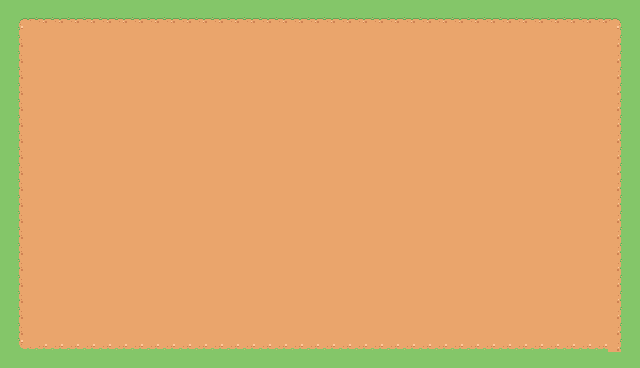

A 2D game scene composited from a Tiled map and its tileset images. What follows is a short description and the map's XML, with every tile layer's data as written:
An orthogonal 40x23 tile map with 16x16 px tiles, 1 tile layer (Tile Layer 1), 2 tilesets.

<map version="1.10" tiledversion="1.10.2" orientation="orthogonal" renderorder="right-down" width="40" height="23" tilewidth="16" tileheight="16" infinite="0" nextlayerid="2" nextobjectid="1">
 <tileset firstgid="1" source="MedievalTD.tsx" />
 <tileset firstgid="133" source="MedievalTD.tsx" />
 <layer id="1" name="Tile Layer 1" width="40" height="23">
  <data encoding="csv">
133,133,133,133,133,133,133,133,133,133,133,133,133,133,133,133,133,133,133,133,133,133,133,133,133,133,133,133,133,133,133,133,133,133,133,133,133,133,133,133,
133,145,146,146,146,146,146,146,146,146,146,146,146,146,146,146,146,146,146,146,146,146,146,146,146,146,146,146,146,146,146,146,146,146,146,146,146,146,147,133,
133,157,158,158,158,158,158,158,158,158,158,158,158,158,158,158,158,158,158,158,158,158,158,158,158,158,158,158,158,158,158,158,158,158,158,158,158,158,159,133,
133,157,158,158,158,158,158,158,158,158,158,158,158,158,158,158,158,158,158,158,158,158,158,158,158,158,158,158,158,158,158,158,158,158,158,158,158,158,159,133,
133,157,158,158,158,158,158,158,158,158,158,158,158,158,158,158,158,158,158,158,158,158,158,158,158,158,158,158,158,158,158,158,158,158,158,158,158,158,159,133,
133,157,158,158,158,158,158,158,158,158,158,158,158,158,158,158,158,158,158,158,158,158,158,158,158,158,158,158,158,158,158,158,158,158,158,158,158,158,159,133,
133,157,158,158,158,158,158,158,158,158,158,158,158,158,158,158,158,158,158,158,158,158,158,158,158,158,158,158,158,158,158,158,158,158,158,158,158,158,159,133,
133,157,158,158,158,158,158,158,158,158,158,158,158,158,158,158,158,158,158,158,158,158,158,158,158,158,158,158,158,158,158,158,158,158,158,158,158,158,159,133,
133,157,158,158,158,158,158,158,158,158,158,158,158,158,158,158,158,158,158,158,158,158,158,158,158,158,158,158,158,158,158,158,158,158,158,158,158,158,159,133,
133,157,158,158,158,158,158,158,158,158,158,158,158,158,158,158,158,158,158,158,158,158,158,158,158,158,158,158,158,158,158,158,158,158,158,158,158,158,159,133,
133,157,158,158,158,158,158,158,158,158,158,158,158,158,158,158,158,158,158,158,158,158,158,158,158,158,158,158,158,158,158,158,158,158,158,158,158,158,159,133,
133,157,158,158,158,158,158,158,158,158,158,158,158,158,158,158,158,158,158,158,158,158,158,158,158,158,158,158,158,158,158,158,158,158,158,158,158,158,159,133,
133,157,158,158,158,158,158,158,158,158,158,158,158,158,158,158,158,158,158,158,158,158,158,158,158,158,158,158,158,158,158,158,158,158,158,158,158,158,159,133,
133,157,158,158,158,158,158,158,158,158,158,158,158,158,158,158,158,158,158,158,158,158,158,158,158,158,158,158,158,158,158,158,158,158,158,158,158,158,159,133,
133,157,158,158,158,158,158,158,158,158,158,158,158,158,158,158,158,158,158,158,158,158,158,158,158,158,158,158,158,158,158,158,158,158,158,158,158,158,159,133,
133,157,158,158,158,158,158,158,158,158,158,158,158,158,158,158,158,158,158,158,158,158,158,158,158,158,158,158,158,158,158,158,158,158,158,158,158,158,159,133,
133,157,158,158,158,158,158,158,158,158,158,158,158,158,158,158,158,158,158,158,158,158,158,158,158,158,158,158,158,158,158,158,158,158,158,158,158,158,159,133,
133,157,158,158,158,158,158,158,158,158,158,158,158,158,158,158,158,158,158,158,158,158,158,158,158,158,158,158,158,158,158,158,158,158,158,158,158,158,159,133,
133,157,158,158,158,158,158,158,158,158,158,158,158,158,158,158,158,158,158,158,158,158,158,158,158,158,158,158,158,158,158,158,158,158,158,158,158,158,159,133,
133,157,158,158,158,158,158,158,158,158,158,158,158,158,158,158,158,158,158,158,158,158,158,158,158,158,158,158,158,158,158,158,158,158,158,158,158,158,159,133,
133,157,158,158,158,158,158,158,158,158,158,158,158,158,158,158,158,158,158,158,158,158,158,158,158,158,158,158,158,158,158,158,158,158,158,158,158,158,159,133,
133,169,170,170,170,170,170,170,170,170,170,170,170,170,170,170,170,170,170,170,170,170,170,170,170,170,170,170,170,170,170,170,170,170,170,170,170,170,159,133,
133,133,133,133,133,133,133,133,133,133,133,133,133,133,133,133,133,133,133,133,133,133,133,133,133,133,133,133,133,133,133,133,133,133,133,133,133,133,133,133
</data>
 </layer>
</map>
